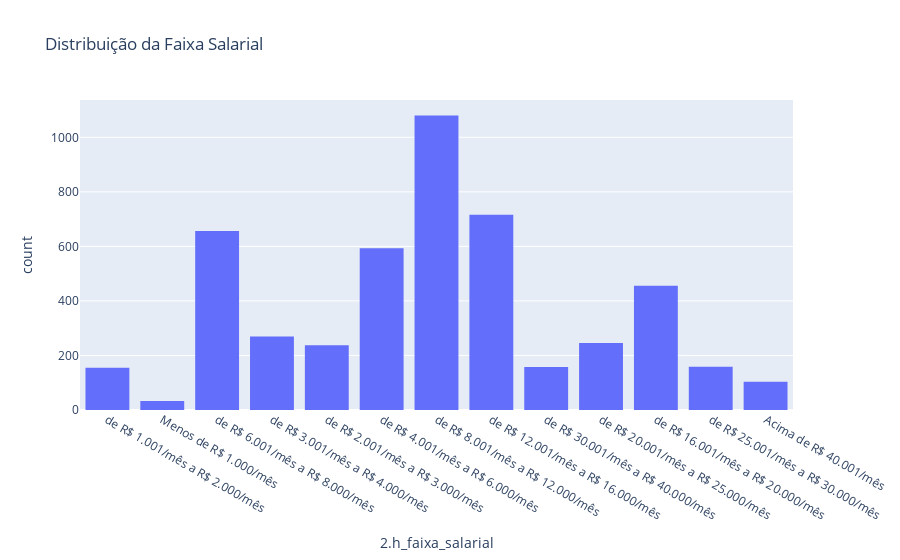

Source (notebook cell):
### Code cell
# Faixa salarial
g3 = px.histogram(df, x="2.h_faixa_salarial", title="Distribuição da Faixa Salarial")
g3.show()

### Figure 1 — Plotly figure (JSON) as saved in the notebook; plotly's stock layout.template omitted (floating-point values rounded to 4 significant figures; data arrays with more than 128 entries replaced by an {"elided": "..."} marker saying what was removed)
{"data": [{"bingroup": "x", "hovertemplate": "2.h_faixa_salarial=%{x}<br>count=%{y}<extra></extra>", "legendgroup": "", "marker": {"color": "#636efa", "pattern": {"shape": ""}}, "name": "", "orientation": "v", "showlegend": false, "type": "histogram", "x": {"elided": "5217 str values"}, "xaxis": "x", "yaxis": "y"}], "layout": {"barmode": "relative", "legend": {"tracegroupgap": 0}, "title": {"text": "Distribuição da Faixa Salarial"}, "xaxis": {"anchor": "y", "domain": [0, 1], "title": {"text": "2.h_faixa_salarial"}}, "yaxis": {"anchor": "x", "domain": [0, 1], "title": {"text": "count"}}}}
